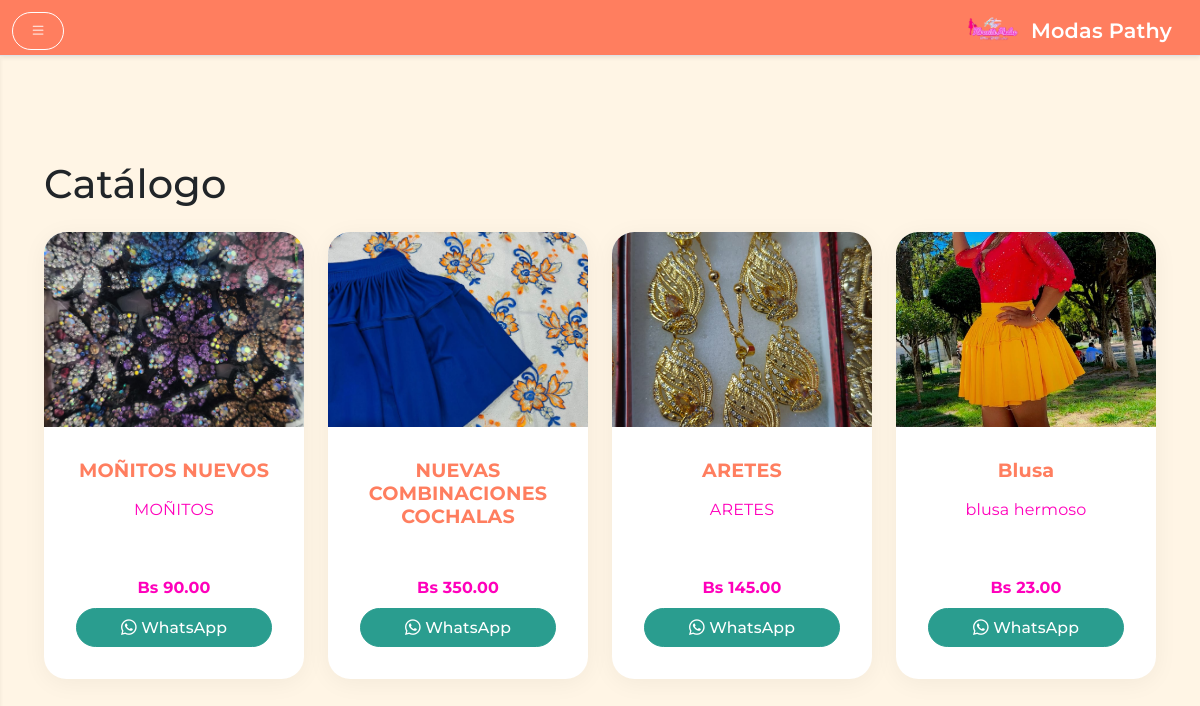
/catalogo, run on the app's committed database.
### app.py (models this page shows)
class Product(db.Model):
    id = db.Column(db.Integer, primary_key=True)
    name = db.Column(db.String(128), nullable=False)
    description = db.Column(db.Text)
    price = db.Column(db.Float, nullable=False)
    category_id = db.Column(db.Integer, db.ForeignKey('category.id'))
    category = db.relationship('Category', backref='products')
    is_new       = db.Column(db.Boolean, default=False)
    is_trending  = db.Column(db.Boolean, default=False)
    is_featured  = db.Column(db.Boolean, default=False)

class ProductImage(db.Model):
    id = db.Column(db.Integer, primary_key=True)
    filename = db.Column(db.String(256), nullable=False)
    is_main = db.Column(db.Boolean, default=False)
    product_id = db.Column(db.Integer, db.ForeignKey('product.id'))
    product = db.relationship('Product', backref='images')

### app.py (the view)
@app.route('/catalogo')
def catalogo():
    q = request.args.get('q', '').strip()
    categoria_id = request.args.get('categoria', type=int)
    query = Product.query
    if categoria_id:
        query = query.filter_by(category_id=categoria_id)
    if q:
        like = f"%{q}%"
        query = query.filter(or_(Product.name.ilike(like), Product.description.ilike(like)))
    productos = query.order_by(Product.id.desc()).all()
    categoria = Category.query.get(categoria_id) if categoria_id else None
    return render_template(
        'public/catalogo.html',
        productos=productos,
        categoria=categoria,
        search=q
    )

### app.py (called while the page is built, shortened)
@app.context_processor
def inject_notifications():
    notifications = Notification.query.order_by(Notification.timestamp.desc()).limit(6).all()
    notifs = [
        {
            'message': n.message,
            'timestamp': n.timestamp.strftime('%d/%m %H:%M'),
            'admin_name': n.admin_name
        }
        for n in notifications
    ]
    return dict(notifications=notifs)

@app.context_processor
def inject_theme():
    active = Theme.query.filter_by(is_default=True).first()
    all_themes = Theme.query.order_by(Theme.name).all()
    return {
        'active_theme': active,
        'all_themes': all_themes
    }

@app.before_request
def seed_themes_once():
    global _seeded
    db.create_all()

@app.context_processor
def inject_public_data():
    categorias = Category.query.order_by(Category.name).all()
    return {
        'public_categories': categorias,
        'now': lambda fmt=None: datetime.utcnow().strftime(fmt or '%Y'),
        'contact_info': ContactInfo.query.first()
    }

### templates/public/catalogo.html (shortened to what this page needs)
{% extends 'public/base.html' %}
{% block page_title %}Catálogo{% endblock %}
{% block content %}
  <div class="row g-4">
    {% for prod in productos %}
      <div class="col-6 col-md-3">
        <div class="card h-100 hover-shadow border-0">
          {% set main = prod.images|selectattr('is_main')|first or prod.images[0] %}
          <div class="img-wrapper" style="--bg-img: url('{{ url_for('static', filename='uploads/' ~ main.filename) }}');">
            <img src="{{ url_for('static', filename='uploads/' ~ main.filename) }}" alt="{{ prod.name }}">
          </div>
          <div class="card-body d-flex flex-column justify-content-between text-center">
            <div>
              <h5 class="card-title text-capitalize">{{ prod.name }}</h5>
              <p class="text-truncate-two">{{ prod.description }}</p>
            </div>
            <div class="mt-3">
              <p class="fw-bold mb-2">Bs {{ '%.2f'|format(prod.price) }}</p>
              <a href="https://wa.me/{{ contact_info.whatsapp|replace(' ', '') }}?text=Hola,%20quiero%20el%20producto%20{{ prod.name }}" class="btn btn-success btn-feedback w-100">
                <i class="bi bi-whatsapp"></i> WhatsApp
              </a>
            </div>
          </div>
        </div>
      </div>
    {% else %}
      <p class="text-muted">No se encontraron productos.</p>
    {% endfor %}
  </div>
{% endblock %}

### static/css/styles.css (style rules this page uses)
:root { --blanco: #FFFFFF; --gris-claro: #f8f9fa; --gris-oscuro: #e3e3e3; --shadow-card: 0 4px 24px rgba(0, 0, 0, 0.05); --shadow-hover: 0 8px 36px rgba(0, 0, 0, 0.10); }
body, .form-label, .btn, .card-title, .navbar-brand, .nav-link { font-family: 'Montserrat', sans-serif; letter-spacing: 0.01em; }
body { margin-top: 56px; background: transparent; }
.card, .card.hover-shadow { border-radius: 1.4rem !important; border: none; box-shadow: var(--shadow-card); background: var(--blanco); transition: box-shadow 0.22s cubic-bezier(.87, -.41, .19, 1.44), transform 0.19s; }
h2, h3, h4, h5, h6 { font-size: 2.15rem; color: var(--text-color); margin-bottom: 1.5rem; letter-spacing: 0.01em; font-weight: 800; }
.card-title { font-size: 1.2rem; font-weight: 700; color: var(--primary); margin-bottom: 1rem; }
p, span, label { color: var(--text-color); }
a { color: var(--primary); text-decoration: none; }
.btn { font-size: 0.98em; border-radius: 2em !important; font-weight: 500; padding: 0.42em 1.1em; letter-spacing: 0.01em; box-shadow: none; transition: background 0.15s, color 0.15s, box-shadow 0.15s; }
.btn-success { background-color: var(--success); border-color: var(--success); color: #fff; }
.card-body { padding: 2rem; }
.img-wrapper { aspect-ratio: 4/3; overflow: hidden; border-top-left-radius: 1.4rem; border-top-right-radius: 1.4rem; background: var(--blanco); }
.img-wrapper img { width: 100%; height: 100%; object-fit: cover; transition: transform .3s ease; }
.text-truncate-two { display: -webkit-box; -webkit-line-clamp: 2; -webkit-box-orient: vertical; overflow: hidden; color: var(--text-color); }
.btn-feedback { transition: transform .1s ease; }

### data on the page
Product: filename (picture), name "MOÑITOS NUEVOS", description "MOÑITOS", price "90.00"
Product: filename (picture), name "NUEVAS COMBINACIONES COCHALAS", price "350.00"
Product: name.filename (picture), name "ARETES", description "ARETES", price "145.00"
Product: name.filename (picture), name "Blusa", description "blusa hermoso", price "23.00"
